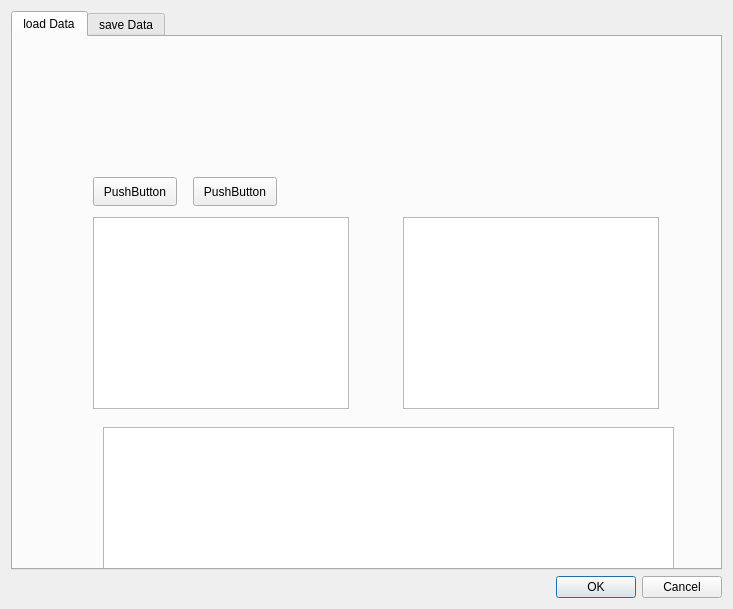
<ui version="4.0" >
 <class>Dialog</class>
 <widget class="QDialog" name="Dialog" >
  <property name="geometry" >
   <rect>
    <x>0</x>
    <y>0</y>
    <width>733</width>
    <height>609</height>
   </rect>
  </property>
  <property name="windowTitle" >
   <string>Datamanager</string>
  </property>
  <layout class="QGridLayout" name="gridLayout" >
   <item row="2" column="1" >
    <widget class="QDialogButtonBox" name="buttonBox" >
     <property name="orientation" >
      <enum>Qt::Horizontal</enum>
     </property>
     <property name="standardButtons" >
      <set>QDialogButtonBox::Cancel|QDialogButtonBox::Ok</set>
     </property>
    </widget>
   </item>
   <item row="1" column="1" >
    <widget class="QTabWidget" name="tabWidget" >
     <property name="currentIndex" >
      <number>0</number>
     </property>
     <widget class="QWidget" name="load" >
      <attribute name="title" >
       <string>load Data</string>
      </attribute>
      <widget class="QTreeView" name="treeView_3" >
       <property name="geometry" >
        <rect>
         <x>390</x>
         <y>180</y>
         <width>256</width>
         <height>192</height>
        </rect>
       </property>
      </widget>
      <widget class="QPushButton" name="pushButton" >
       <property name="geometry" >
        <rect>
         <x>80</x>
         <y>140</y>
         <width>84</width>
         <height>29</height>
        </rect>
       </property>
       <property name="text" >
        <string>PushButton</string>
       </property>
      </widget>
      <widget class="QTreeView" name="treeView" >
       <property name="geometry" >
        <rect>
         <x>80</x>
         <y>180</y>
         <width>256</width>
         <height>192</height>
        </rect>
       </property>
      </widget>
      <widget class="QTableView" name="tableView" >
       <property name="geometry" >
        <rect>
         <x>90</x>
         <y>390</y>
         <width>571</width>
         <height>192</height>
        </rect>
       </property>
      </widget>
      <widget class="QPushButton" name="pushButton_2" >
       <property name="geometry" >
        <rect>
         <x>180</x>
         <y>140</y>
         <width>84</width>
         <height>29</height>
        </rect>
       </property>
       <property name="text" >
        <string>PushButton</string>
       </property>
      </widget>
     </widget>
     <widget class="QWidget" name="savedata" >
      <attribute name="title" >
       <string>save Data</string>
      </attribute>
      <widget class="QTableWidget" name="tableWidget" >
       <property name="geometry" >
        <rect>
         <x>50</x>
         <y>30</y>
         <width>256</width>
         <height>461</height>
        </rect>
       </property>
       <property name="rowCount" >
        <number>3</number>
       </property>
       <property name="columnCount" >
        <number>1</number>
       </property>
       <row/>
       <row/>
       <row/>
       <column/>
      </widget>
      <widget class="QwtCounter" name="Counter" >
       <property name="geometry" >
        <rect>
         <x>400</x>
         <y>250</y>
         <width>221</width>
         <height>25</height>
        </rect>
       </property>
      </widget>
      <widget class="QPushButton" name="pushButton_3" >
       <property name="geometry" >
        <rect>
         <x>430</x>
         <y>310</y>
         <width>131</width>
         <height>29</height>
        </rect>
       </property>
       <property name="text" >
        <string>Start Saving</string>
       </property>
      </widget>
      <widget class="QProgressBar" name="progressBar" >
       <property name="geometry" >
        <rect>
         <x>420</x>
         <y>360</y>
         <width>118</width>
         <height>23</height>
        </rect>
       </property>
       <property name="value" >
        <number>24</number>
       </property>
      </widget>
      <widget class="QLineEdit" name="lineEdit" >
       <property name="geometry" >
        <rect>
         <x>420</x>
         <y>110</y>
         <width>211</width>
         <height>25</height>
        </rect>
       </property>
      </widget>
     </widget>
    </widget>
   </item>
  </layout>
 </widget>
 <customwidgets>
  <customwidget>
   <class>QwtCounter</class>
   <extends>QWidget</extends>
   <header>qwt_counter.h</header>
  </customwidget>
 </customwidgets>
 <resources/>
 <connections>
  <connection>
   <sender>buttonBox</sender>
   <signal>accepted()</signal>
   <receiver>Dialog</receiver>
   <slot>accept()</slot>
   <hints>
    <hint type="sourcelabel" >
     <x>248</x>
     <y>254</y>
    </hint>
    <hint type="destinationlabel" >
     <x>157</x>
     <y>274</y>
    </hint>
   </hints>
  </connection>
  <connection>
   <sender>buttonBox</sender>
   <signal>rejected()</signal>
   <receiver>Dialog</receiver>
   <slot>reject()</slot>
   <hints>
    <hint type="sourcelabel" >
     <x>316</x>
     <y>260</y>
    </hint>
    <hint type="destinationlabel" >
     <x>286</x>
     <y>274</y>
    </hint>
   </hints>
  </connection>
 </connections>
</ui>
